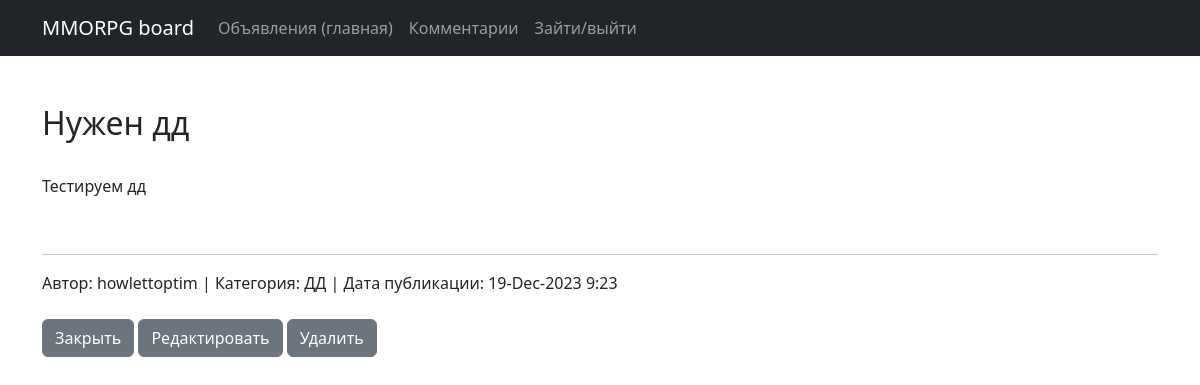
/advertisement/2, run on the app's committed database.
### board/models.py (models this page shows)
class Advertisement(models.Model):
    author = models.ForeignKey(User, on_delete=models.CASCADE)
    category = models.CharField(max_length=15, choices=categories, verbose_name='Категория')
    time_create = models.DateTimeField(auto_now_add=True)
    title = models.CharField(max_length=100, verbose_name='Заголовок')
    content = RichTextField()

### board/views.py (the view)
# urls.py: path('advertisement/<int:pk>', AdvertisementItem.as_view(), name='adv_view'),
class AdvertisementItem(DetailView):
    model = Advertisement
    template_name = 'advertisement_item.html'
    context_object_name = 'advertisement'
    def get_context_data(self, **kwargs):
        context = super().get_context_data(**kwargs)
        if Comment.objects.filter(author_id=self.request.user.id).filter(advertisement_id=self.kwargs.get('pk')):
            context['respond'] = "Откликнулся"
        elif self.request.user == Advertisement.objects.get(pk=self.kwargs.get('pk')).author:
            context['respond'] = "Мое_объявление"
        return context

### templates/advertisement_item.html (shortened to what this page needs)
{% extends 'default.html' %}
{% block content %}
    <br><br>
    {% autoescape off %}
    <h2>{{ advertisement.title }}</h2><br>
    <span>{{ advertisement.content }}<br></span>
    {% endautoescape %}
    <hr>
    <span>Автор: {{ advertisement.author }}</span>
    <span>| Категория: {{ advertisement.get_category_display }}</span>
    <span>| Дата публикации: {{ advertisement.time_create|date:'d-M-Y f' }}</span>
    <br><br>
    <a class="btn btn-secondary" href="{% url 'index' %}" role="button">Закрыть</a>
    <a class="btn btn-secondary" href="/advertisement/{{ advertisement.id }}/edit" role="button">Редактировать</a>
    <a class="btn btn-secondary" href="/advertisement/{{ advertisement.id }}/delete" role="button">Удалить</a>
    <br><br>
{% endblock content %}

### data on the page
Advertisement: title "Нужен дд", content "Тестируем дд", author "howlettoptim", category "ДД", time_create "19-Dec-2023 9:23"
